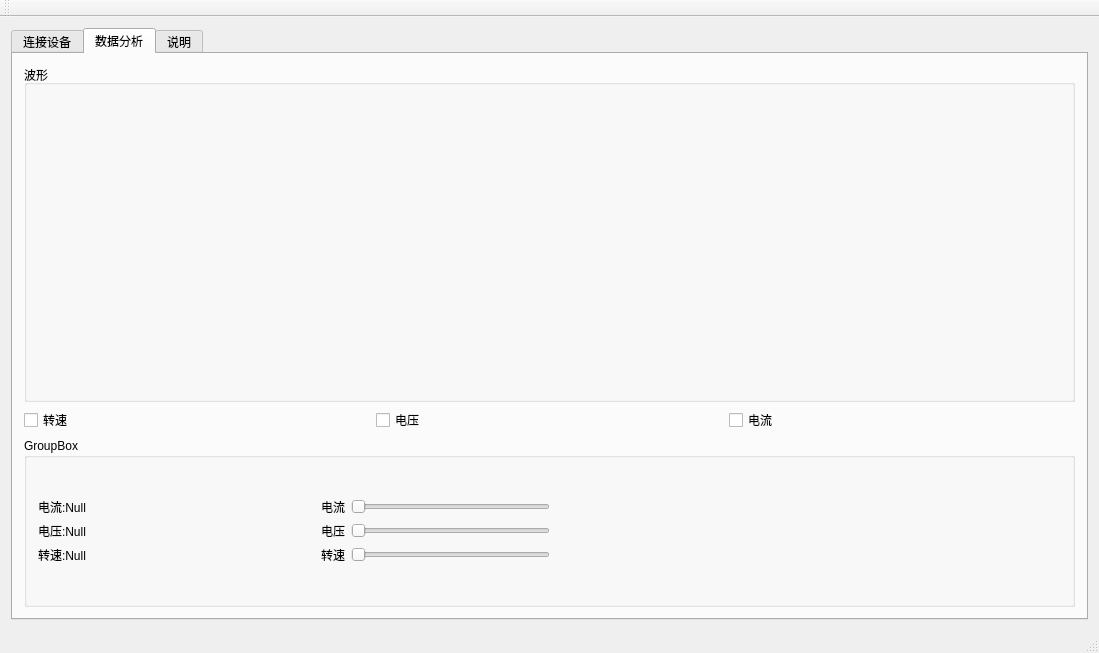
<?xml version="1.0" encoding="UTF-8"?>
<ui version="4.0">
 <class>start</class>
 <widget class="QMainWindow" name="start">
  <property name="geometry">
   <rect>
    <x>0</x>
    <y>0</y>
    <width>1099</width>
    <height>653</height>
   </rect>
  </property>
  <property name="windowTitle">
   <string>start</string>
  </property>
  <widget class="QWidget" name="centralWidget">
   <layout class="QGridLayout" name="gridLayout">
    <item row="0" column="0">
     <widget class="QTabWidget" name="tabWidget">
      <property name="currentIndex">
       <number>1</number>
      </property>
      <widget class="QWidget" name="tab">
       <attribute name="title">
        <string>连接设备</string>
       </attribute>
       <layout class="QGridLayout" name="gridLayout_2">
        <item row="0" column="0">
         <layout class="QVBoxLayout" name="verticalLayout" stretch="2,6,1">
          <item>
           <widget class="QGroupBox" name="groupBox">
            <property name="title">
             <string/>
            </property>
            <layout class="QVBoxLayout" name="verticalLayout_2">
             <item>
              <layout class="QHBoxLayout" name="horizontalLayout">
               <item>
                <widget class="QPushButton" name="OpenDev_Btn">
                 <property name="text">
                  <string> 打开设备</string>
                 </property>
                </widget>
               </item>
               <item>
                <spacer name="horizontalSpacer_7">
                 <property name="orientation">
                  <enum>Qt::Horizontal</enum>
                 </property>
                 <property name="sizeHint" stdset="0">
                  <size>
                   <width>40</width>
                   <height>20</height>
                  </size>
                 </property>
                </spacer>
               </item>
               <item>
                <widget class="QLabel" name="label_5">
                 <property name="font">
                  <font>
                   <family>Bahnschrift SemiCondensed</family>
                  </font>
                 </property>
                 <property name="styleSheet">
                  <string notr="true">background-color: rgb(197, 197, 197);</string>
                 </property>
                 <property name="text">
                  <string>USBCAN-2A  USBCAN-2C  CANalyst-II</string>
                 </property>
                </widget>
               </item>
               <item>
                <spacer name="horizontalSpacer">
                 <property name="orientation">
                  <enum>Qt::Horizontal</enum>
                 </property>
                 <property name="sizeHint" stdset="0">
                  <size>
                   <width>40</width>
                   <height>20</height>
                  </size>
                 </property>
                </spacer>
               </item>
               <item>
                <widget class="QPushButton" name="CloseDev_Btn">
                 <property name="text">
                  <string> 关闭设备</string>
                 </property>
                </widget>
               </item>
              </layout>
             </item>
             <item>
              <widget class="QGroupBox" name="groupBox_3">
               <property name="title">
                <string> CAN 设置</string>
               </property>
               <layout class="QGridLayout" name="gridLayout_4">
                <item row="0" column="0">
                 <layout class="QHBoxLayout" name="horizontalLayout_9">
                  <item>
                   <layout class="QHBoxLayout" name="horizontalLayout_3">
                    <item>
                     <layout class="QVBoxLayout" name="verticalLayout_3">
                      <item>
                       <widget class="QLabel" name="label">
                        <property name="text">
                         <string>  帧格式：</string>
                        </property>
                       </widget>
                      </item>
                      <item>
                       <widget class="QLabel" name="label_4">
                        <property name="text">
                         <string> CAN通道：</string>
                        </property>
                       </widget>
                      </item>
                     </layout>
                    </item>
                    <item>
                     <layout class="QVBoxLayout" name="verticalLayout_4">
                      <item>
                       <widget class="QComboBox" name="FrameFormt_ComB">
                        <item>
                         <property name="text">
                          <string>Standar</string>
                         </property>
                        </item>
                        <item>
                         <property name="text">
                          <string>Extended</string>
                         </property>
                        </item>
                       </widget>
                      </item>
                      <item>
                       <widget class="QComboBox" name="CanIndex_ComB">
                        <item>
                         <property name="text">
                          <string>CAN1</string>
                         </property>
                        </item>
                        <item>
                         <property name="text">
                          <string>CAN2</string>
                         </property>
                        </item>
                       </widget>
                      </item>
                     </layout>
                    </item>
                   </layout>
                  </item>
                  <item>
                   <layout class="QHBoxLayout" name="horizontalLayout_2">
                    <item>
                     <layout class="QVBoxLayout" name="verticalLayout_5">
                      <item>
                       <widget class="QLabel" name="label_2">
                        <property name="text">
                         <string>   帧类型：</string>
                        </property>
                       </widget>
                      </item>
                      <item>
                       <widget class="QLabel" name="label_3">
                        <property name="text">
                         <string>帧ID(hex)：</string>
                        </property>
                       </widget>
                      </item>
                     </layout>
                    </item>
                    <item>
                     <layout class="QVBoxLayout" name="verticalLayout_7">
                      <item>
                       <widget class="QComboBox" name="FrameType_ComB">
                        <property name="maximumSize">
                         <size>
                          <width>200</width>
                          <height>16777215</height>
                         </size>
                        </property>
                        <item>
                         <property name="text">
                          <string>Data</string>
                         </property>
                        </item>
                        <item>
                         <property name="text">
                          <string>Remote</string>
                         </property>
                        </item>
                       </widget>
                      </item>
                      <item>
                       <widget class="QLineEdit" name="FrameId_LineE">
                        <property name="maximumSize">
                         <size>
                          <width>200</width>
                          <height>16777215</height>
                         </size>
                        </property>
                       </widget>
                      </item>
                     </layout>
                    </item>
                   </layout>
                  </item>
                  <item>
                   <spacer name="horizontalSpacer_3">
                    <property name="orientation">
                     <enum>Qt::Horizontal</enum>
                    </property>
                    <property name="sizeHint" stdset="0">
                     <size>
                      <width>40</width>
                      <height>20</height>
                     </size>
                    </property>
                   </spacer>
                  </item>
                 </layout>
                </item>
                <item row="0" column="1">
                 <layout class="QHBoxLayout" name="horizontalLayout_10">
                  <item>
                   <widget class="Line" name="line">
                    <property name="orientation">
                     <enum>Qt::Vertical</enum>
                    </property>
                   </widget>
                  </item>
                  <item>
                   <layout class="QVBoxLayout" name="verticalLayout_8">
                    <item>
                     <widget class="QLabel" name="label_10">
                      <property name="text">
                       <string> 工作模式：</string>
                      </property>
                     </widget>
                    </item>
                    <item>
                     <widget class="QLabel" name="label_11">
                      <property name="text">
                       <string>   波特率：</string>
                      </property>
                     </widget>
                    </item>
                   </layout>
                  </item>
                  <item>
                   <layout class="QVBoxLayout" name="verticalLayout_9">
                    <item>
                     <widget class="QComboBox" name="WorkMode_ComB">
                      <property name="minimumSize">
                       <size>
                        <width>100</width>
                        <height>0</height>
                       </size>
                      </property>
                      <item>
                       <property name="text">
                        <string>正常模式</string>
                       </property>
                      </item>
                      <item>
                       <property name="text">
                        <string>只听模式</string>
                       </property>
                      </item>
                      <item>
                       <property name="text">
                        <string>自发自收</string>
                       </property>
                      </item>
                     </widget>
                    </item>
                    <item>
                     <widget class="QComboBox" name="BaudRate_ComB">
                      <property name="minimumSize">
                       <size>
                        <width>100</width>
                        <height>0</height>
                       </size>
                      </property>
                      <item>
                       <property name="text">
                        <string>10Kbps</string>
                       </property>
                      </item>
                      <item>
                       <property name="text">
                        <string>20Kbps</string>
                       </property>
                      </item>
                      <item>
                       <property name="text">
                        <string>40Kbps</string>
                       </property>
                      </item>
                      <item>
                       <property name="text">
                        <string>50Kbps</string>
                       </property>
                      </item>
                      <item>
                       <property name="text">
                        <string>80Kbps</string>
                       </property>
                      </item>
                      <item>
                       <property name="text">
                        <string>100Kbps</string>
                       </property>
                      </item>
                      <item>
                       <property name="text">
                        <string>125Kbps</string>
                       </property>
                      </item>
                      <item>
                       <property name="text">
                        <string>200Kbps</string>
                       </property>
                      </item>
                      <item>
                       <property name="text">
                        <string>250Kbps</string>
                       </property>
                      </item>
                      <item>
                       <property name="text">
                        <string>400Kbps</string>
                       </property>
                      </item>
                      <item>
                       <property name="text">
                        <string>500Kbps</string>
                       </property>
                      </item>
                      <item>
                       <property name="text">
                        <string>666Kbps</string>
                       </property>
                      </item>
                      <item>
                       <property name="text">
                        <string>800Kbps</string>
                       </property>
                      </item>
                      <item>
                       <property name="text">
                        <string>1000Kbps</string>
                       </property>
                      </item>
                      <item>
                       <property name="text">
                        <string>33.33Kbps</string>
                       </property>
                      </item>
                      <item>
                       <property name="text">
                        <string>66.66Kbps</string>
                       </property>
                      </item>
                      <item>
                       <property name="text">
                        <string>83.33Kbps</string>
                       </property>
                      </item>
                     </widget>
                    </item>
                   </layout>
                  </item>
                 </layout>
                </item>
                <item row="0" column="2">
                 <spacer name="horizontalSpacer_4">
                  <property name="orientation">
                   <enum>Qt::Horizontal</enum>
                  </property>
                  <property name="sizeHint" stdset="0">
                   <size>
                    <width>40</width>
                    <height>20</height>
                   </size>
                  </property>
                 </spacer>
                </item>
                <item row="0" column="3">
                 <layout class="QVBoxLayout" name="verticalLayout_6">
                  <item>
                   <layout class="QHBoxLayout" name="horizontalLayout_5">
                    <item>
                     <widget class="QLabel" name="label_7">
                      <property name="text">
                       <string>发送周期(ms)：</string>
                      </property>
                     </widget>
                    </item>
                    <item>
                     <widget class="QLineEdit" name="SendPeriod_LineE">
                      <property name="maximumSize">
                       <size>
                        <width>100</width>
                        <height>16777215</height>
                       </size>
                      </property>
                     </widget>
                    </item>
                   </layout>
                  </item>
                  <item>
                   <layout class="QHBoxLayout" name="horizontalLayout_6">
                    <item>
                     <spacer name="horizontalSpacer_6">
                      <property name="orientation">
                       <enum>Qt::Horizontal</enum>
                      </property>
                      <property name="sizeHint" stdset="0">
                       <size>
                        <width>40</width>
                        <height>20</height>
                       </size>
                      </property>
                     </spacer>
                    </item>
                    <item>
                     <widget class="QCheckBox" name="AutoSend_Chek">
                      <property name="text">
                       <string> 自动发送</string>
                      </property>
                     </widget>
                    </item>
                   </layout>
                  </item>
                 </layout>
                </item>
                <item row="0" column="4">
                 <widget class="Line" name="line_2">
                  <property name="orientation">
                   <enum>Qt::Vertical</enum>
                  </property>
                 </widget>
                </item>
                <item row="0" column="5">
                 <spacer name="horizontalSpacer_5">
                  <property name="orientation">
                   <enum>Qt::Horizontal</enum>
                  </property>
                  <property name="sizeHint" stdset="0">
                   <size>
                    <width>40</width>
                    <height>20</height>
                   </size>
                  </property>
                 </spacer>
                </item>
                <item row="0" column="6">
                 <layout class="QVBoxLayout" name="verticalLayout_11">
                  <item>
                   <widget class="QCheckBox" name="CanRecv_Chek">
                    <property name="text">
                     <string>CAN 接收</string>
                    </property>
                   </widget>
                  </item>
                  <item>
                   <widget class="QCheckBox" name="RealStore_Chek">
                    <property name="text">
                     <string>实时存储</string>
                    </property>
                   </widget>
                  </item>
                 </layout>
                </item>
               </layout>
              </widget>
             </item>
            </layout>
           </widget>
          </item>
          <item>
           <widget class="QGroupBox" name="groupBox_2">
            <property name="styleSheet">
             <string notr="true">background-color: rgb(186, 186, 186);</string>
            </property>
            <property name="title">
             <string> 数据显示</string>
            </property>
            <layout class="QGridLayout" name="gridLayout_3">
             <item row="0" column="0">
              <widget class="QTableView" name="RecvText"/>
             </item>
            </layout>
           </widget>
          </item>
          <item>
           <widget class="QGroupBox" name="groupBox_4">
            <property name="title">
             <string/>
            </property>
            <layout class="QHBoxLayout" name="horizontalLayout_11">
             <item>
              <layout class="QHBoxLayout" name="horizontalLayout_4">
               <item>
                <widget class="QLabel" name="label_8">
                 <property name="text">
                  <string>    数据（hex)：</string>
                 </property>
                </widget>
               </item>
               <item>
                <widget class="QLineEdit" name="SendData_Text">
                 <property name="minimumSize">
                  <size>
                   <width>200</width>
                   <height>0</height>
                  </size>
                 </property>
                </widget>
               </item>
               <item>
                <widget class="QPushButton" name="Send_Btn">
                 <property name="text">
                  <string> 发送</string>
                 </property>
                </widget>
               </item>
               <item>
                <spacer name="horizontalSpacer_2">
                 <property name="orientation">
                  <enum>Qt::Horizontal</enum>
                 </property>
                 <property name="sizeHint" stdset="0">
                  <size>
                   <width>40</width>
                   <height>20</height>
                  </size>
                 </property>
                </spacer>
               </item>
               <item>
                <widget class="QLabel" name="label_6">
                 <property name="text">
                  <string>滤波方式：</string>
                 </property>
                </widget>
               </item>
               <item>
                <widget class="QComboBox" name="filterMod">
                 <property name="minimumSize">
                  <size>
                   <width>100</width>
                   <height>0</height>
                  </size>
                 </property>
                 <item>
                  <property name="text">
                   <string>接收所有类型</string>
                  </property>
                 </item>
                 <item>
                  <property name="text">
                   <string>只接收标准帧</string>
                  </property>
                 </item>
                 <item>
                  <property name="text">
                   <string>只接收扩展帧</string>
                  </property>
                 </item>
                </widget>
               </item>
               <item>
                <spacer name="horizontalSpacer_8">
                 <property name="orientation">
                  <enum>Qt::Horizontal</enum>
                 </property>
                 <property name="sizeHint" stdset="0">
                  <size>
                   <width>40</width>
                   <height>20</height>
                  </size>
                 </property>
                </spacer>
               </item>
              </layout>
             </item>
             <item>
              <widget class="QPushButton" name="clear_Btn">
               <property name="text">
                <string> 清空数据</string>
               </property>
              </widget>
             </item>
            </layout>
           </widget>
          </item>
         </layout>
        </item>
       </layout>
      </widget>
      <widget class="QWidget" name="tab_3">
       <attribute name="title">
        <string>数据分析</string>
       </attribute>
       <layout class="QGridLayout" name="gridLayout_6">
        <item row="0" column="0">
         <layout class="QVBoxLayout" name="verticalLayout_10" stretch="2,0,1">
          <item>
           <widget class="QGroupBox" name="groupBox_7">
            <property name="title">
             <string>波形</string>
            </property>
            <layout class="QGridLayout" name="gridLayout_7">
             <item row="0" column="0">
              <widget class="QCustomPlot" name="plot1" native="true"/>
             </item>
            </layout>
           </widget>
          </item>
          <item>
           <layout class="QHBoxLayout" name="horizontalLayout_13">
            <item>
             <widget class="QCheckBox" name="checkBox_Rpm">
              <property name="text">
               <string>转速</string>
              </property>
             </widget>
            </item>
            <item>
             <widget class="QCheckBox" name="checkBox_Volt">
              <property name="text">
               <string>电压</string>
              </property>
             </widget>
            </item>
            <item>
             <widget class="QCheckBox" name="checkBox_Current">
              <property name="text">
               <string>电流</string>
              </property>
             </widget>
            </item>
           </layout>
          </item>
          <item>
           <widget class="QGroupBox" name="groupBox_8">
            <property name="title">
             <string>GroupBox</string>
            </property>
            <layout class="QGridLayout" name="gridLayout_8">
             <item row="0" column="0">
              <layout class="QHBoxLayout" name="horizontalLayout_14" stretch="0,0,0">
               <item>
                <layout class="QVBoxLayout" name="verticalLayout_12">
                 <item>
                  <widget class="QLabel" name="label_Current">
                   <property name="text">
                    <string>电流:Null</string>
                   </property>
                  </widget>
                 </item>
                 <item>
                  <widget class="QLabel" name="label_Volt">
                   <property name="text">
                    <string>电压:Null</string>
                   </property>
                  </widget>
                 </item>
                 <item>
                  <widget class="QLabel" name="label_Rpm">
                   <property name="text">
                    <string>转速:Null</string>
                   </property>
                  </widget>
                 </item>
                </layout>
               </item>
               <item>
                <spacer name="horizontalSpacer_9">
                 <property name="orientation">
                  <enum>Qt::Horizontal</enum>
                 </property>
                 <property name="sizeHint" stdset="0">
                  <size>
                   <width>40</width>
                   <height>20</height>
                  </size>
                 </property>
                </spacer>
               </item>
               <item>
                <layout class="QVBoxLayout" name="verticalLayout_13">
                 <item>
                  <layout class="QHBoxLayout" name="horizontalLayout_7">
                   <item>
                    <widget class="QLabel" name="label_12">
                     <property name="text">
                      <string>电流</string>
                     </property>
                    </widget>
                   </item>
                   <item>
                    <widget class="QSlider" name="horizontalSlider">
                     <property name="orientation">
                      <enum>Qt::Horizontal</enum>
                     </property>
                    </widget>
                   </item>
                  </layout>
                 </item>
                 <item>
                  <layout class="QHBoxLayout" name="horizontalLayout_8">
                   <item>
                    <widget class="QLabel" name="label_13">
                     <property name="text">
                      <string>电压</string>
                     </property>
                    </widget>
                   </item>
                   <item>
                    <widget class="QSlider" name="horizontalSlider_2">
                     <property name="orientation">
                      <enum>Qt::Horizontal</enum>
                     </property>
                    </widget>
                   </item>
                  </layout>
                 </item>
                 <item>
                  <layout class="QHBoxLayout" name="horizontalLayout_12">
                   <item>
                    <widget class="QLabel" name="label_15">
                     <property name="text">
                      <string>转速</string>
                     </property>
                    </widget>
                   </item>
                   <item>
                    <widget class="QSlider" name="horizontalSlider_3">
                     <property name="orientation">
                      <enum>Qt::Horizontal</enum>
                     </property>
                    </widget>
                   </item>
                  </layout>
                 </item>
                </layout>
               </item>
              </layout>
             </item>
             <item row="0" column="1">
              <spacer name="horizontalSpacer_10">
               <property name="orientation">
                <enum>Qt::Horizontal</enum>
               </property>
               <property name="sizeHint" stdset="0">
                <size>
                 <width>40</width>
                 <height>20</height>
                </size>
               </property>
              </spacer>
             </item>
            </layout>
           </widget>
          </item>
         </layout>
        </item>
       </layout>
      </widget>
      <widget class="QWidget" name="tab_2">
       <attribute name="title">
        <string>说明</string>
       </attribute>
       <layout class="QGridLayout" name="gridLayout_5">
        <item row="0" column="0">
         <widget class="QGroupBox" name="groupBox_5">
          <property name="title">
           <string/>
          </property>
          <layout class="QGridLayout" name="gridLayout_11">
           <item row="0" column="0">
            <widget class="QGroupBox" name="groupBox_6">
             <property name="title">
              <string/>
             </property>
             <layout class="QGridLayout" name="gridLayout_10"/>
            </widget>
           </item>
           <item row="1" column="0">
            <widget class="QGroupBox" name="groupBox_10">
             <property name="title">
              <string/>
             </property>
             <layout class="QGridLayout" name="gridLayout_9">
              <item row="0" column="0">
               <widget class="QLabel" name="label_9">
                <property name="text">
                 <string/>
                </property>
                <property name="pixmap">
                 <pixmap resource="icon.qrc">:/new/prefix1/icon/can.png</pixmap>
                </property>
               </widget>
              </item>
             </layout>
            </widget>
           </item>
          </layout>
         </widget>
        </item>
       </layout>
      </widget>
     </widget>
    </item>
   </layout>
  </widget>
  <widget class="QMenuBar" name="menuBar">
   <property name="geometry">
    <rect>
     <x>0</x>
     <y>0</y>
     <width>1099</width>
     <height>23</height>
    </rect>
   </property>
  </widget>
  <widget class="QToolBar" name="mainToolBar">
   <attribute name="toolBarArea">
    <enum>TopToolBarArea</enum>
   </attribute>
   <attribute name="toolBarBreak">
    <bool>false</bool>
   </attribute>
  </widget>
  <widget class="QStatusBar" name="statusBar"/>
 </widget>
 <layoutdefault spacing="6" margin="11"/>
 <customwidgets>
  <customwidget>
   <class>QCustomPlot</class>
   <extends>QWidget</extends>
   <header location="global">qcustomplot.h</header>
   <container>1</container>
  </customwidget>
 </customwidgets>
 <tabstops>
  <tabstop>tabWidget</tabstop>
  <tabstop>OpenDev_Btn</tabstop>
  <tabstop>CloseDev_Btn</tabstop>
  <tabstop>FrameFormt_ComB</tabstop>
  <tabstop>FrameType_ComB</tabstop>
  <tabstop>FrameId_LineE</tabstop>
  <tabstop>CanIndex_ComB</tabstop>
 </tabstops>
 <resources>
  <include location="icon.qrc"/>
 </resources>
 <connections/>
</ui>
